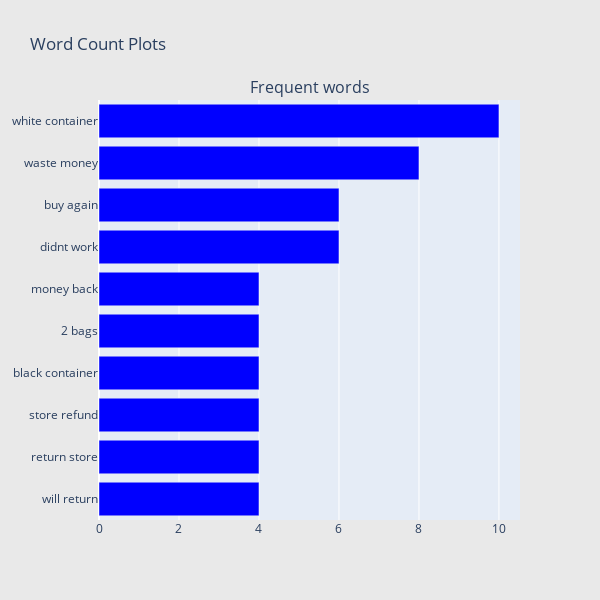

Source (notebook cell):
### Code cell
## Get the bar chart from 1 rated reviews ##
freq_dict = defaultdict(int)
for sent in df_1["review_lower"]:
    for word in generate_ngrams(sent,2):
        freq_dict[word] += 1
fd_sorted = pd.DataFrame(sorted(freq_dict.items(), key=lambda x: x[1])[::-1])
fd_sorted.columns = ["word", "wordcount"]
trace0 = horizontal_bar_chart(fd_sorted.head(10), 'blue')

# Creating two subplots
fig = tools.make_subplots(rows=1, cols=1, vertical_spacing=0.04,
                          subplot_titles=["Frequent words"])
fig.append_trace(trace0, 1, 1)
#fig.append_trace(trace1, 1, 2)
fig['layout'].update(height=600, width=600, paper_bgcolor='rgb(233,233,233)', title="Word Count Plots")
py.iplot(fig, filename='word-plots');

### Figure 1 — Plotly figure (JSON) as saved in the notebook; plotly's stock layout.template omitted (floating-point values rounded to 4 significant figures)
{"data": [{"marker": {"color": "blue"}, "orientation": "h", "showlegend": false, "x": [4, 4, 4, 4, 4, 4, 6, 6, 8, 10], "xaxis": "x", "y": ["will return", "return store", "store refund", "black container", "2 bags", "money back", "didnt work", "buy again", "waste money", "white container"], "yaxis": "y", "type": "bar"}], "layout": {"annotations": [{"font": {"size": 16}, "showarrow": false, "text": "Frequent words", "x": 0.5, "xanchor": "center", "xref": "paper", "y": 1, "yanchor": "bottom", "yref": "paper"}], "height": 600, "paper_bgcolor": "rgb(233,233,233)", "title": {"text": "Word Count Plots"}, "width": 600, "xaxis": {"anchor": "y", "domain": [0, 1]}, "yaxis": {"anchor": "x", "domain": [0, 1]}}}
